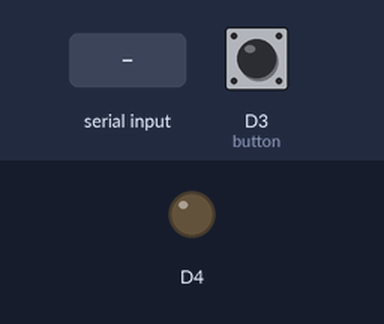
Recording of a sketch running on a simulated ESP8266 (Wemos D1 mini). Parts: output pins drawn as LEDs (lit = HIGH, except the on-board LED, lit = LOW). The test bench sets the inputs (shaded band); at power-on: D3 (button) HIGH. WiFi joins after 1.5 s; servers stay silent unless stated; uploads are accepted with an empty reply; what the sketch prints to the serial monitor is not drawn.

Above: at 2.7 s.
2.8 s: D3 (button) pulled LOW for 0.15 s
At 3.8 s:
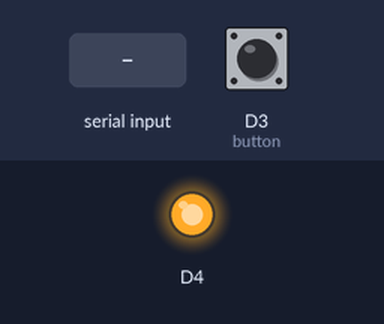
4.4 s: "1" received over the second serial link
At 6.0 s:
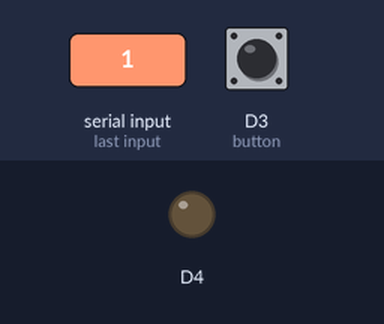
7.1 s: D3 (button) pulled LOW for 1 s
At 8.3 s:
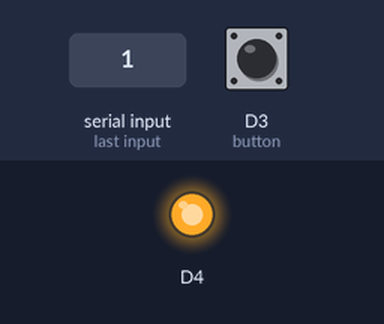
9.6 s: "0" received over the second serial link
At 11.1 s:
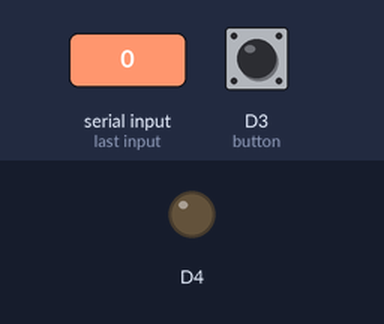
Timing chart, 0 to 12.6 s (numbered marks = the images above; inputs shaded):
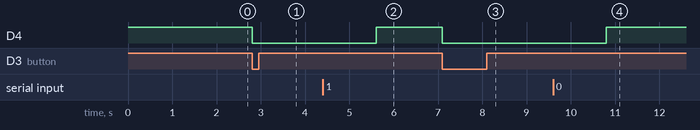

The sketch:

wemos.ino
```cpp
#include <ESP8266WiFi.h>
#include <ESP8266HTTPClient.h>
#include <Ticker.h>
#include <SoftwareSerial.h>

char button = D3;

const char* ssid = "(V)Home";
const char* password = "s0l1c0n0baru";

char tagNumber[14];
String tagString;
boolean receivedTag;

Ticker secondTick;
volatile int watchdogCount = 0;

SoftwareSerial rfidReader(13,15);


void ISRwatchdog(){
  watchdogCount++;
  if (watchdogCount == 3){
    Serial.println();
    Serial.println("WATCHDOG RESET!");
    ESP.reset();
  }
}

void setup() {

  secondTick.attach(1, ISRwatchdog);

  pinMode(button, INPUT);
  pinMode(BUILTIN_LED, OUTPUT);
  digitalWrite(BUILTIN_LED, HIGH);
  Serial.begin(115200);
  WiFi.begin(ssid, password);

  Serial.println();
  Serial.print("Connecintg.");

  while (WiFi.status() != WL_CONNECTED){
    delay(100);
    Serial.print(".");
  }
  Serial.println();
  Serial.println(WiFi.localIP());
  rfidReader.begin(9600); // the RDM6300 runs at 9600bps
  Serial.println("\n\n\nRFID Reader...ready!");
}

void loop() {

  if (WiFi.status() == WL_CONNECTED){

    HTTPClient http;

    watchdogCount = 0;

    if(digitalRead(button) == LOW && digitalRead(BUILTIN_LED) == HIGH){

      digitalWrite(BUILTIN_LED, LOW);
      rfidReader.flush();

      http.begin("http://192.168.1.33:5002/device/11");
      http.addHeader("Content-Type", "application/json");
      int httpCode = http.POST("{\"is_on\":1,\"owner\": \"ESP\"}");
      Serial.println("POST sent (1)");

      Serial.println(httpCode);
      if (httpCode > 0){
        String response = http.getString();
        Serial.println(response);
      }
      http.end();
      delay(100);
    }
    while(rfidReader.available() && digitalRead(BUILTIN_LED) == LOW){

      int BytesRead = rfidReader.readBytesUntil(3, tagNumber, 15);
      receivedTag=true;
      if (receivedTag){

        tagString=tagNumber;

        Serial.println();
        Serial.print("Tag Number: ");
        Serial.println(tagString);

        http.begin("http://192.168.1.33:5002/device/11");
        http.addHeader("Content-Type", "application/json");
        int httpCode = http.POST("{\"is_on\":0,\"owner\": \""+tagString+"\"}");
        Serial.println("POST sent (0)");

        Serial.println(httpCode);
        if (httpCode > 0){
          String response = http.getString();
          Serial.println(response);
        }
        http.end();
        digitalWrite(BUILTIN_LED, HIGH);
        delay(100);
      }
    }
 }
}
```

Measured:
- after the input at 2.8 s, D4: HIGH → LOW at once
- after the input at 4.4 s, D4: LOW → HIGH after 1.2 s
- after the input at 7.1 s, D4: HIGH → LOW at once
- after the input at 9.6 s, D4: LOW → HIGH after 1.2 s
